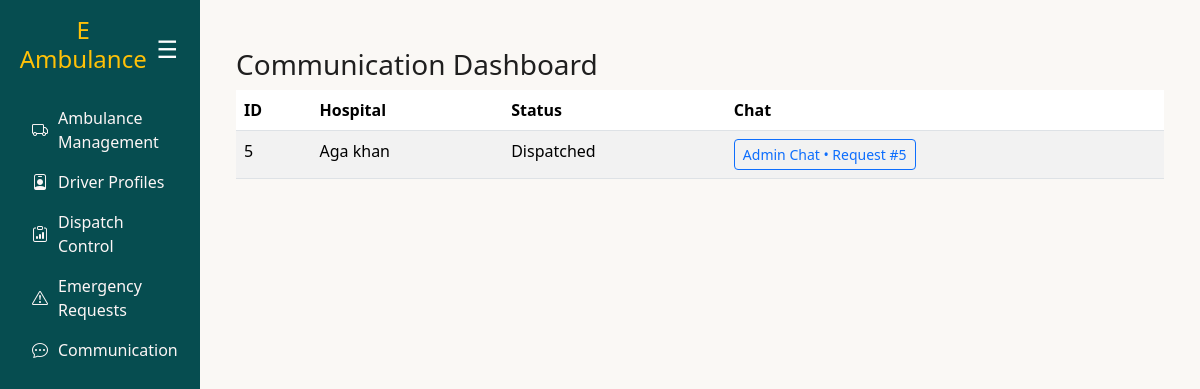
/communication/ (signed in), run on an earlier commit of the app's database.
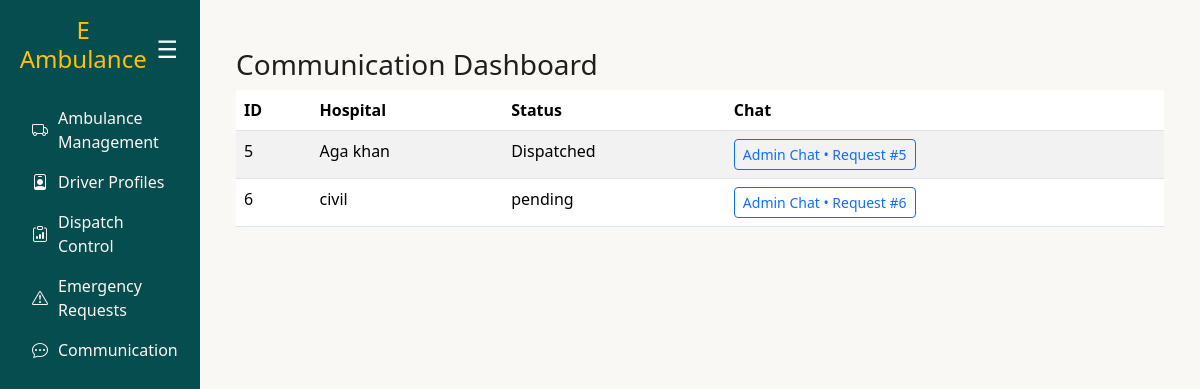
And on a later commit of the database.
### ambulance/models.py (models this page shows, shortened)
class EmergencyRequest(models.Model):
    user = models.ForeignKey(User, on_delete=models.CASCADE)
    ambulance = models.ForeignKey(Ambulance, on_delete=models.CASCADE, null=True, blank=True)
    request_time = models.DateTimeField(auto_now_add=True)  # already hai
    expiry_time = models.DateTimeField(null=True, blank=True)
    created_at = models.DateTimeField(auto_now_add=True)  # 👈 yeh add karo
    status = models.CharField(
        max_length=20,
        choices=[
            ('pending', 'Pending'),
            ('accepted', 'Accepted'),
            ('completed', 'Completed'),
            ('expired', 'Expired'),
        ],
        default='pending'
    )
    pickup_address = models.CharField(max_length=255, null=True, blank=True)
    hospital_name = models.CharField(max_length=255, null=True, blank=True)
    hospital_address = models.CharField(max_length=255, null=True, blank=True)
    request_type = models.CharField(
        max_length=50,
        choices=[('emergency', 'Emergency'), ('normal', 'Normal')],
        default='emergency'
    )

### ambulance/views.py (the view)
# urls.py: path("communication/", views.communication_dashboard, name="communication_dashboard"),
def communication_dashboard(request):
    user_id = request.session.get("user_id")
    if not user_id:
        return redirect("login")
    try:
        current_user = User.objects.get(pk=user_id)
    except User.DoesNotExist:
        return redirect("login")
    requests = EmergencyRequest.objects.all()
    return render(request, "communication_dashboard.html", {"requests": requests, "user": current_user})

### ambulance/templates/communication_dashboard.html
{% extends "base.html" %}
{% block content %}
<div class="container mt-4">
  <h3>Communication Dashboard</h3>
  <table class="table table-striped">
    <thead>
      <tr>
        <th>ID</th>
        <th>Hospital</th>
        <th>Status</th>
        <th>Chat</th>
      </tr>
    </thead>
    <tbody>
      {% for req in requests %}
        <tr>
          <td>{{ req.id }}</td>
          <td>{{ req.hospital_name }}</td>
          <td>{{ req.status }}</td>
          <td>
            <a href="{% url 'admin_chat' req.id %}" class="btn btn-sm btn-outline-primary">
              Admin Chat • Request #{{ req.id }}
            </a>
          </td>
        </tr>
      {% empty %}
        <tr><td colspan="4">No requests found.</td></tr>
      {% endfor %}
    </tbody>
  </table>
</div>
{% endblock %}

What changed in the data, as far as the page shows it:
added EmergencyRequest: id "6", hospital_name "civil", status "pending"
